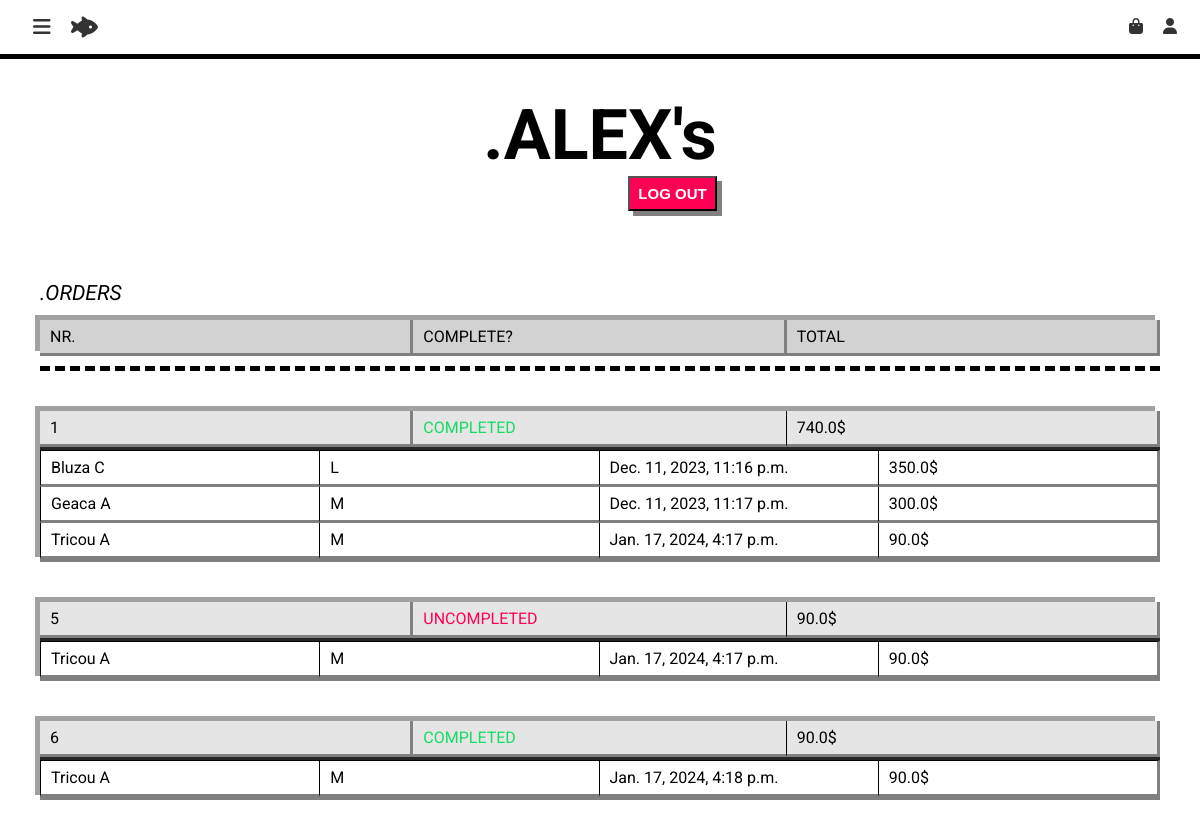
Screenshot of /profile/myaccount/ (signed in) with the database file from the repository.
### ecommencer/models.py (models this page shows, shortened)
class Order(models.Model):
    customer = models.ForeignKey(Customer, on_delete=models.SET_NULL, null=True, blank=True)
    date_ordered = models.DateTimeField(auto_now_add=True)
    complete = models.BooleanField(default=False)
    transaction_id = models.CharField(max_length=100, null=True)
    total_price = models.FloatField(default=0)
    def calculate_total_price(self):
        order_items = OrderItem.objects.filter(order=self)
        total_price = 0.0
        total_price = sum(item.product.price * item.quantity for item in order_items)
        self.total_price = total_price
        self.save()
        return total_price

class OrderItem(models.Model):
    product = models.ForeignKey(Product, on_delete=models.SET_NULL, null=True)
    order = models.ForeignKey(Order, on_delete=models.SET_NULL, null=True)
    quantity = models.IntegerField(default=0, null=True, blank=True)
    date_added = models.DateTimeField(auto_now_add=True)

class Product(models.Model):
    SIZE_CHOICES = [
        ("XL", "Extra large"),
        ("L", "Large"),
        ("M", "Medium"),
        ("S", "Small"),
        ("XS", "Extra small")
    ]
    CATEGORY_CHOICES = [
        ("T-SHIRT", "T-Shirt"),
        ("JACKET", "Jacket"),
        ("SWEATSHIRT", "Sweatshirt"),
        ("PANTS", "Pants"),
        ("ACCESSORIES", "Accessories")
    ]
    COLOR_CHOICES = [
        ("WHITE", "White"),
        ("BLACK", "Black"),
        ("MULTICOLOR", "Multicolor"),
        ("RED", "Red"),
        ("BROWN", "Brown"),
        ("BLUE", "Blue")
    ]
    name = models.CharField(max_length=100, null=True)
    price = models.FloatField()
    size = models.CharField(max_length=2, choices=SIZE_CHOICES, default="M")
    color = models.CharField(max_length=10, choices=COLOR_CHOICES, default="WHITE")
    category = models.CharField(max_length=12, choices=CATEGORY_CHOICES, default="T-SHIRT")
    image = models.ImageField(null=True, blank=True)
    amount = models.IntegerField()
    description = models.TextField()
    def __str__(self):
        return str(self.name)
    def getCategories(self):
        return [choice[0] for choice in self.CATEGORY_CHOICES]

### ecommencer/views.py (the view)
# urls.py: path('profile/myaccount/', views.user_account, name="user-account-page")
def user_account(request):
    user = request.user
    customer = Customer.objects.filter(user=user).first()
    orders = Order.objects.filter(customer=customer)
    order_items = list()
    for order in orders:
        order.calculate_total_price()
        order_items.append((order, OrderItem.objects.filter(order=order)))
    context = {
        'user': user,
        'category_choices': Product().getCategories(),
        'username': str(user).upper,
        'orders': order_items
    }
    if request.method == "POST":
        logout(request)
        return redirect('home-page')
    return render(request, 'account/user_info.html', context)

### templates/account/user_info.html (shortened to what this page needs)
{% extends "base/base.html" %}
{% load static %}
{% block style %}
    <link rel="stylesheet" href="{% static 'css/style_user_info.css' %}">
{% endblock style %}
{% block content %}
    <div class="user-info-container">
        <div class="username-container">
            <div class="username">.{{ username }}'s</div>
            <form method="POST">
                <span class="log-out"><button>LOG OUT</button></span>
            </form>
        </div>
    </div>
    <div class="orders-container">
        <div class="orders-text">.ORDERS</div>
        <div class="column-names">
            <div class="trans-id-text">NR.</div>
            <div class="trans-complete-text">COMPLETE?</div>
            <div class="trans-total-price-text">TOTAL</div>
        </div>
        <div class="dash-line"></div>
        {% if orders %}
            {% for order in orders %}
                <div class="order-trans-prod-container">
                    <div class="order-transaction">
                        <div class="trans-id">{{ order.0.transaction_id }}</div>
                        {% if order.0.complete %}
                            <div class="trans-complete yes">COMPLETED</div>
                        {% else %}
                            <div class="trans-complete no">UNCOMPLETED</div>
                        {% endif %}
                        <div class="trans-total-price">{{ order.0.total_price }}$</div>
                    </div>
                    <div class="order-products">
                        {% for order_item in order.1 %}
                            <div class="order-details">
                                <div class="grid-cell">{{ order_item.product }}</div>
                                <div class="grid-cell">{{ order_item.product.size }}</div>
                                <div class="grid-cell">{{ order_item.date_added }}</div>
                                <div class="grid-cell">{{ order_item.product.price }}$</div>
                            </div>
                        {% endfor %}
                    </div>
                </div>
            {% endfor %}
        {% else %}
            <div class="no-orders">None, yet...</div>
        {% endif %}
    </div>
{% endblock content %}

### static/css/style_user_info.css (style rules this page uses)
* { padding: 0; margin: 0; }
html, body { margin: 0; height: 100%; }

### rows the page displays
Order: transaction "1", complete "COMPLETED", total_price "740.0"
OrderItem: product "Bluza C", product.size "L", date_added "Dec. 11, 2023, 11:16 p.m.", product.price "350.0"
OrderItem: product "Geaca A", product.size "M", date_added "Dec. 11, 2023, 11:17 p.m.", product.price "300.0"
OrderItem: product "Tricou A", product.size "M", date_added "Jan. 17, 2024, 4:17 p.m.", product.price "90.0"
Order: transaction "5", complete "UNCOMPLETED", total_price "90.0"
OrderItem: product "Tricou A", product.size "M", date_added "Jan. 17, 2024, 4:17 p.m.", product.price "90.0"
Order: transaction "6", complete "COMPLETED", total_price "90.0"
OrderItem: product "Tricou A", product.size "M", date_added "Jan. 17, 2024, 4:18 p.m.", product.price "90.0"

### other values shown
{{ username }} "ALEX"
